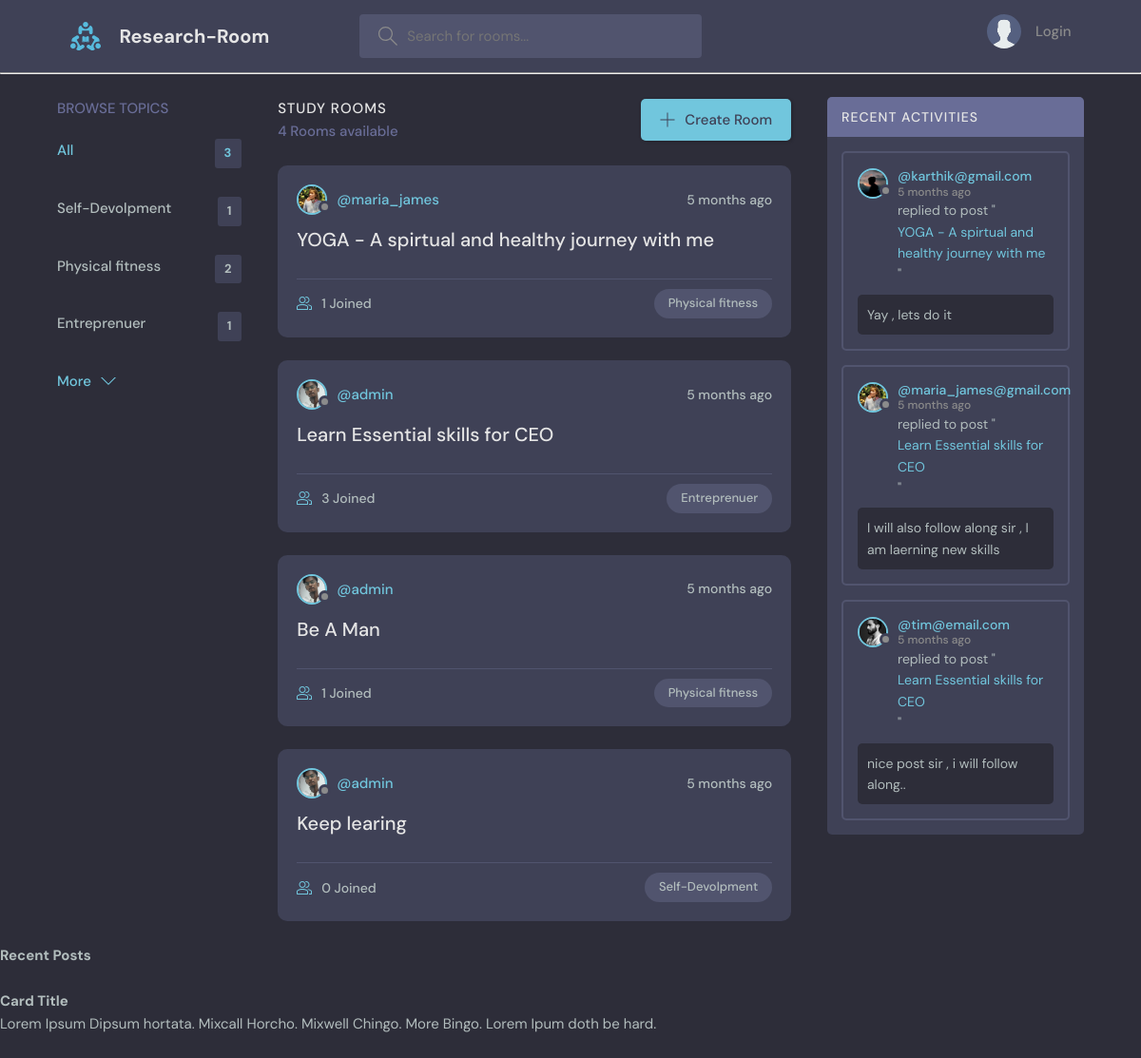
The page / on the database its author committed.
### newsfeed/models.py (models this page shows, shortened)
class Topic(models.Model):
    name = models.CharField(max_length=200)

class Room(models.Model):
    host = models.ForeignKey(User, on_delete=models.SET_NULL,null=True)
    topic = models.ForeignKey(Topic, on_delete=models.SET_NULL,null=True)
    name = models.CharField(max_length=200) #, validators=[validate_words]
    description = models.TextField(null=True, blank=True)
    participants = models.ManyToManyField(User, related_name='participants', blank=True)
    updated = models.DateTimeField(auto_now=True)
    created = models.DateTimeField(auto_now_add=True)
    class Meta:
        ordering = ['-updated', '-created']
    def __str__(self):
        return self.name

class User(AbstractUser):
    name = models.CharField(max_length=200, null=True)
    email = models.EmailField(unique=True, null=True)
    bio = models.TextField(null=True)
    avatar = models.ImageField(null=True, default="avatar.svg")
    USERNAME_FIELD = 'email'
    REQUIRED_FIELDS = []

class Message(models.Model):
    user = models.ForeignKey(User, on_delete=models.CASCADE)
    room = models.ForeignKey(Room, on_delete=models.CASCADE)
    body = models.TextField()
    updated = models.DateTimeField(auto_now=True)
    created = models.DateTimeField(auto_now_add=True)
    class Meta:
        ordering = ['-updated', '-created']

### newsfeed/views.py (the view)
# urls.py: path('', views.home, name="home"),
def home(request):
    q= request.GET.get('q') if request.GET.get('q') != None  else ''
    rooms = Room.objects.filter(
        Q(topic__name__icontains=q) |
        Q(name__icontains=q) |
        Q(description__icontains=q)
    )
    topics = Topic.objects.all()[0:5]
    room_count = rooms.count()
    room_messages = Message.objects.filter(Q(room__topic__name__icontains=q))[0:3]
    context = {'rooms': rooms, 'topics':topics, 'room_count':room_count,
                'room_messages':room_messages}
    return render(request, 'newsfeed/home.html', context)

### newsfeed/templates/newsfeed/home.html (shortened to what this page needs)
{% extends 'newsfeed/main.html' %}
{% block content %}
<main class="layout layout--3">
  <div class="container">
    {% include 'newsfeed/topic_comp.html' %}
    <div class="roomList">
      <div class="roomList__header">
        <div>
          <h2>Study Rooms</h2>
          <p>{{room_count}} Rooms available</p>
        </div>
        <a class="btn btn--main" href="{% url 'create-room' %}">
          <svg version="1.1" xmlns="http://www.w3.org/2000/svg" width="32" height="32" viewBox="0 0 32 32">
            <title>add</title>
            <path
              d="M16.943 0.943h-1.885v14.115h-14.115v1.885h14.115v14.115h1.885v-14.115h14.115v-1.885h-14.115v-14.115z">
            </path>
          </svg>
          Create Room
        </a>
      </div>
      {% include 'newsfeed/feed_comp.html' %}
    </div>
    {% include 'newsfeed/activity_comp.html' %}
  </div>
</main>
{% endblock %}

### newsfeed/templates/newsfeed/topic_comp.html
<div class="topics">
    <div class="topics__header">
        <h2>Browse Topics</h2>
    </div>
    <ul class="topics__list">
        <li>
            <a href="{% url 'home' %}" class="active">All <span>{{topics.count}}</span></a>
        </li>
        {% for topic in topics %}
        <li>
            <a href="{% url 'home' %}?q={{topic.name}}">{{topic.name}} <span>{{topic.room_set.all.count}}</span></a>
        </li>
        {% endfor %}
        <a class="btn btn--link" href="{% url 'topics' %}">
            More
            <svg version="1.1" xmlns="http://www.w3.org/2000/svg" width="32" height="32" viewBox="0 0 32 32">
                <title>chevron-down</title>
                <path d="M16 21l-13-13h-3l16 16 16-16h-3l-13 13z"></path>
            </svg>
        </a>
</div>

### newsfeed/templates/newsfeed/feed_comp.html (shortened to what this page needs)
{% for room in rooms %}
<div class="roomListRoom">
    <div class="roomListRoom__header">
        <a href="{% url 'user-profile' room.host.id %}" class="roomListRoom__author">
            <div class="avatar avatar--small">
                <img src="{{room.host.avatar.url}}" />
            </div>
            <span>@{{room.host.username}}</span>
        </a>
        <div class="roomListRoom__actions">
            <span>{{room.created|timesince}} ago</span>
        </div>
    </div>
    <div class="roomListRoom__content">
        <a href="{% url 'room' room.id %}">{{room.name}}</a>
    </div>
    <div class="roomListRoom__meta">
        <a href="{% url 'room' room.id %}" class="roomListRoom__joined">
            {{room.participants.all.count}} Joined
        </a>
        <p class="roomListRoom__topic">{{room.topic.name}}</p>
    </div>
</div>
{% endfor %}

### newsfeed/templates/newsfeed/activity_comp.html (shortened to what this page needs)
<div class="activities">
    <div class="activities__header">
        <h2>Recent Activities</h2>
    </div>
    {% for message in room_messages %}
    <div class="activities__box">
        <div class="activities__boxHeader roomListRoom__header">
            <a href="{% url 'user-profile' message.user.id %}" class="roomListRoom__author">
                <div class="avatar avatar--small">
                    <img src="{{message.user.avatar.url}}" />
                </div>
                <p>
                    @{{message.user}}
                    <span>{{message.created|timesince}} ago</span>
                </p>
            </a>
        </div>
        <div class="activities__boxContent">
            <p>replied to post "<a href="{% url 'room' message.room.id%}">{{message.room}}</a>"</p>
            <div class="activities__boxRoomContent">
                {{message.body}}
            </div>
        </div>
    </div>
    {% endfor %}
</div>

### rows shown on the page
Topic: name "Self-Devolpment", room_set.all.count "1"
Topic: name "Physical fitness", room_set.all.count "2"
Topic: name "Entreprenuer", room_set.all.count "1"
Room: host.avatar (picture), host.username "maria_james", created "5 months", name "YOGA - A spirtual and healthy journey with me", participants.all.count "1", topic.name "Physical fitness"
Room: host.avatar (picture), host.username "admin", created "5 months", name "Learn Essential skills for CEO", participants.all.count "3", topic.name "Entreprenuer"
Room: host.avatar (picture), host.username "admin", created "5 months", name "Be A Man", participants.all.count "1", topic.name "Physical fitness"
Room: host.avatar (picture), host.username "admin", created "5 months", name "Keep learing", participants.all.count "0", topic.name "Self-Devolpment"
Message: user.avatar (picture), user "karthik@gmail.com", created "5 months", room "YOGA - A spirtual and healthy journey with me", body "Yay , lets do it"
Message: user.avatar (picture), user "maria_james@gmail.com", created "5 months", room "Learn Essential skills for CEO", body "I will also follow along sir , I am laerning new skills"
Message: user.avatar (picture), user "tim@email.com", created "5 months", room "Learn Essential skills for CEO", body "nice post sir , i will follow along.."

### other values the page prints
{{ topics.count }} "3"
{{ room_count }} "4"
